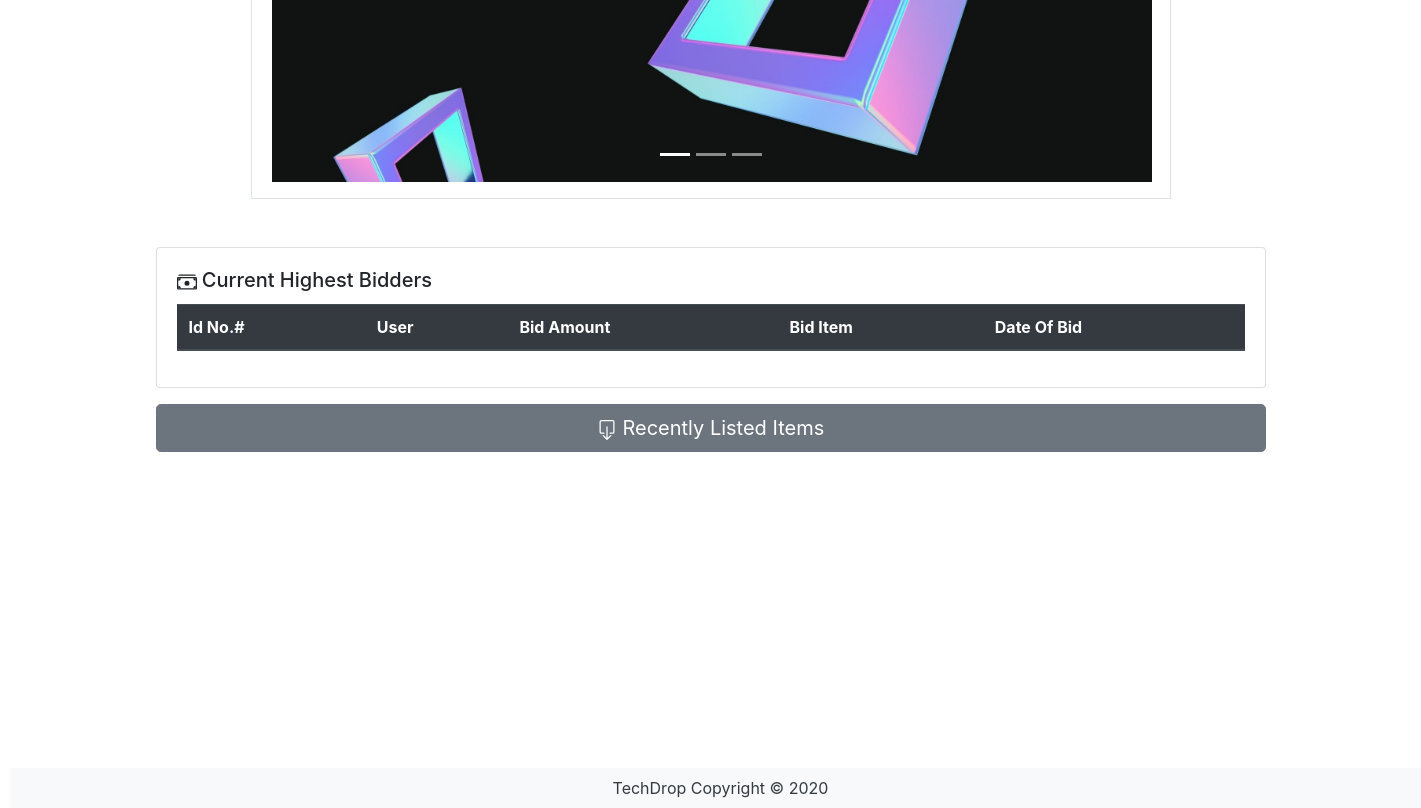
Before: / (lower part) with the older database file.
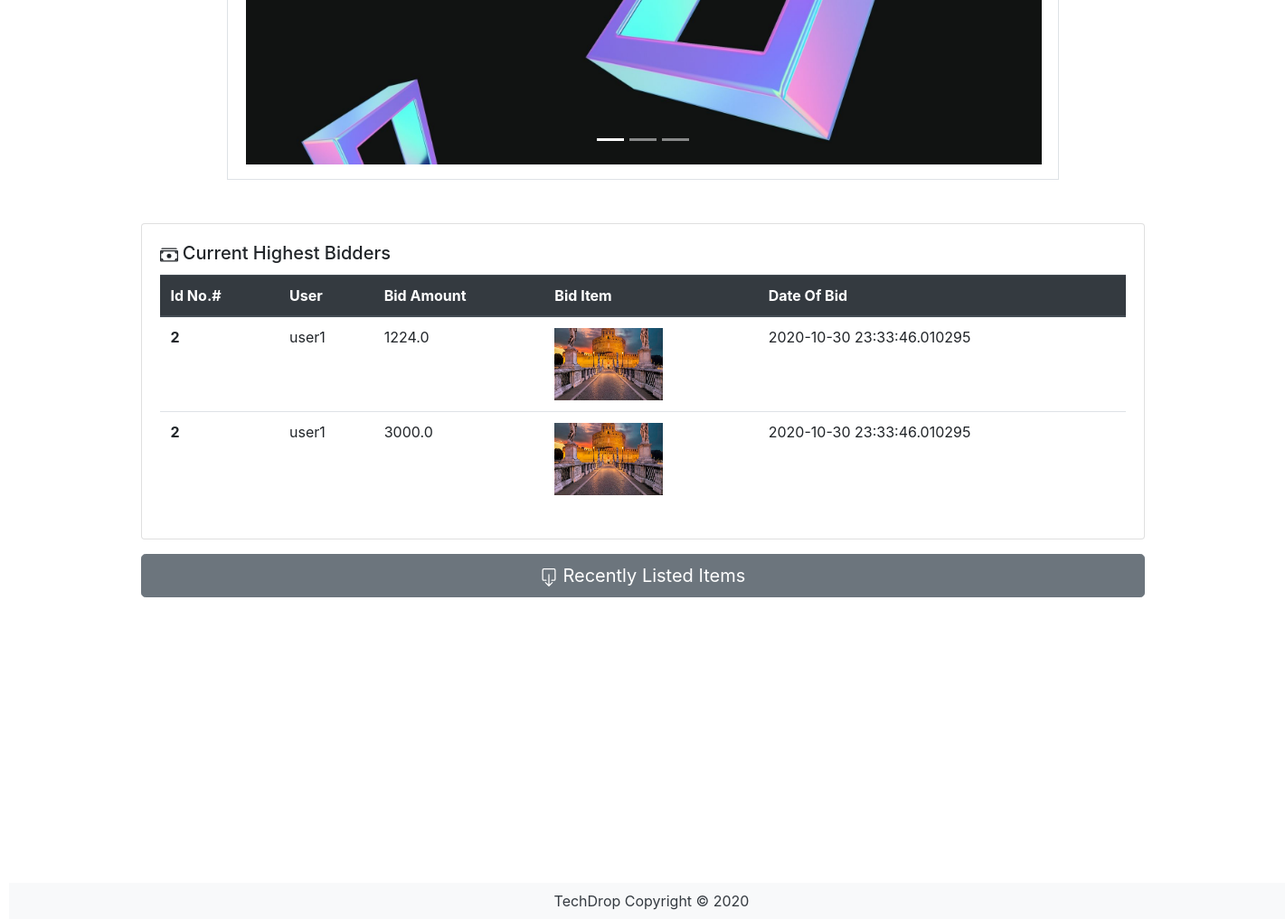
After: the same page with the newer database file.
### PhoneApp/models.py (models this page shows, shortened)
class Bid(db.Model):
    __tablename__ = 'bids'
    id = db.Column(db.Integer, primary_key=True)
    bid_amount = db.Column(db.Float, nullable=False)
    bid_date = db.Column(db.DateTime, default=datetime.now())
    user_id = db.Column(db.Integer, db.ForeignKey('users.id'))
    auction_id = db.Column(db.Integer, db.ForeignKey('auctions.id'))

class User(db.Model, UserMixin):
    __tablename__ = 'users'
    id = db.Column(db.Integer, primary_key=True)
    name = db.Column(db.String(100), index=True, unique=True, nullable=False)
    emailid = db.Column(db.String(100), index=True, nullable=False)
    password_hash = db.Column(db.String(255), nullable=False)
    auctions = db.relationship('Auctions', backref='user')
    reviews = db.relationship('Review', backref='user')
    bids = db.relationship('Bid', backref='user')
    watchlists = db.relationship('Watchlist', backref='user')

class Auctions(db.Model):
    __tablename__ = 'auctions'
    id = db.Column(db.Integer, primary_key=True)
    title = db.Column(db.String(80), nullable=False)
    model = db.Column(db.String(80), nullable=False)
    description = db.Column(db.String(200))
    image = db.Column(db.String(400))
    open_bid = db.Column(db.Float(), nullable=False)
    start = db.Column(db.DateTime, default=datetime.now())
    end = db.Column(db.DateTime)
    status = db.Column(db.String(80), default='Active')
    user_id = db.Column(db.Integer, db.ForeignKey('users.id'))
    brand_id = db.Column(db.Integer, db.ForeignKey('brands.id'))
    condition_id = db.Column(db.Integer, db.ForeignKey('condition.id'))
    reviews = db.relationship('Review', backref='auction')
    bids = db.relationship('Bid', backref='auction')
    watchlists = db.relationship('Watchlist', backref='auction')

### PhoneApp/views.py (the view)
@bp.route('/')
def index():
    auctions = Auctions.query.filter_by().all()
    bids = Bid.query.filter_by().all()
    users = User.query.filter_by().all()
    full_page = 'Yes'
    for auction in auctions:
        starting_bid = (float(auction.open_bid))
        current_bid = db.session.query(
            func.max(Bid.bid_amount)).filter_by(auction_id=auction.id).scalar()
        if current_bid is not None:
            auction.current_bid = "${:.2f}".format(current_bid)
        else:
            auction.current_bid = "${:.2f}".format(starting_bid)
        auction.bid_number = Bid.query.filter_by(
            auction_id=auction.id).count()
        auction.timeleft = auction.end - datetime.now()
    return render_template('index.html', auctions=auctions, bids=bids, users=users, full_page=full_page)

### PhoneApp/templates/index.html (shortened to what this page needs)
{% extends 'base.html'%}
{% block content %}
{% if full_page == 'Yes' %}
<div class="container">
  <div class="row mt-5 mb-5 justify-content-center">
    <div class="col-md-10">
      <div class="media border p-3">
        <div class="align-self-center media-body">
          <div id="carouselExampleIndicators" class="carousel slide" data-ride="carousel">
            <ol class="carousel-indicators">
              <li data-target="#carouselExampleIndicators" data-slide-to="0" class="active"></li>
              <li data-target="#carouselExampleIndicators" data-slide-to="1"></li>
              <li data-target="#carouselExampleIndicators" data-slide-to="2"></li>
            </ol>
            <div class="carousel-inner">
              <div class="carousel-item active">
                <img class="center-block" image src="{{url_for('static', filename='pics/1.jpg')}}" width="880"
                  height="500">
              </div>
            </div>
            <a class="carousel-control-prev" href="#carouselExampleIndicators" role="button" data-slide="prev">
            </a>
            <a class="carousel-control-next" href="#carouselExampleIndicators" role="button" data-slide="next">
            </a>
          </div>
        </div>
      </div>
    </div>
  </div>
  <div class="card-deck mb-3">
    <div class="card">
      <div class="card-body">
        <h5 class="card-title">
          Current Highest Bidders</h5>
        <table class="table">
          <thead class="thead-dark">
            <tr>
              <th scope="col">Id No.#</th>
              <th scope="col"> User </th>
              <th scope="col">Bid Amount</th>
              <th scope="col">Bid Item</th>
              <th scope="col">Date Of Bid</th>
            </tr>
          </thead>
          <tbody>
            {% for bid in bids %}
            <tr>
              <th scope="row">{{bid.user_id}}</th>
              <td>{{bid.user.name}}</td>
              <td>{{bid.bid_amount}}</td>
              <td><img src="{{bid.auction.image}}" alt="Card image cap" border=5 height=80 width=120></td>
              <td>{{bid.bid_date}}</td>
            </tr>
            {% endfor %}
          </tbody>
        </table>
      </div>
    </div>
  </div>
  <p>
    <a class="btn btn-secondary btn-lg btn-block" data-toggle="collapse" href="#collapseExample" role="button"
      aria-expanded="false" aria-controls="collapseExample">
      Recently Listed Items
    </a>
  </p>
</div>
{% endif %}
{% endblock %}

### PhoneApp/templates/base.html (shortened to what this page needs)
<html>
<head>
  <link rel="stylesheet" href="https://stackpath.bootstrapcdn.com/bootstrap/4.3.1/css/bootstrap.min.css"
>
</head>
<body>
  {% block content %}
  {% endblock %}
  <footer class="footer">
    <div class="text-center py-2 bg-light" style="position:relative; left: 10px; top:300px;">
      <span class="text-dark">TechDrop Copyright &copy; 2020</span>
    </div>
  </footer>
</body>
</html>

Changed rows visible on the page:
added Bid: user_id "2", user.name "user1", bid_amount "1224.0", auction.image (picture), bid_date "2020-10-30 23:33:46.010295"
added Bid: user_id "2", user.name "user1", bid_amount "3000.0", auction.image (picture), bid_date "2020-10-30 23:33:46.010295"
